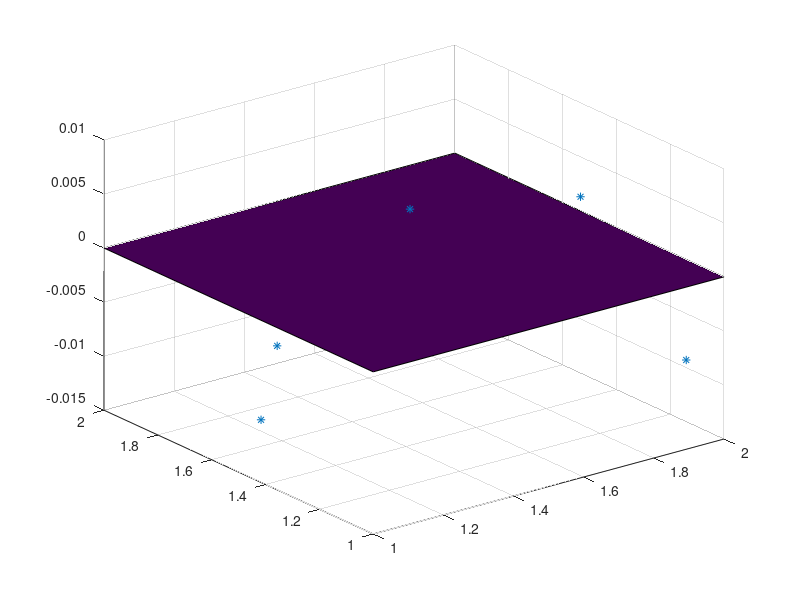
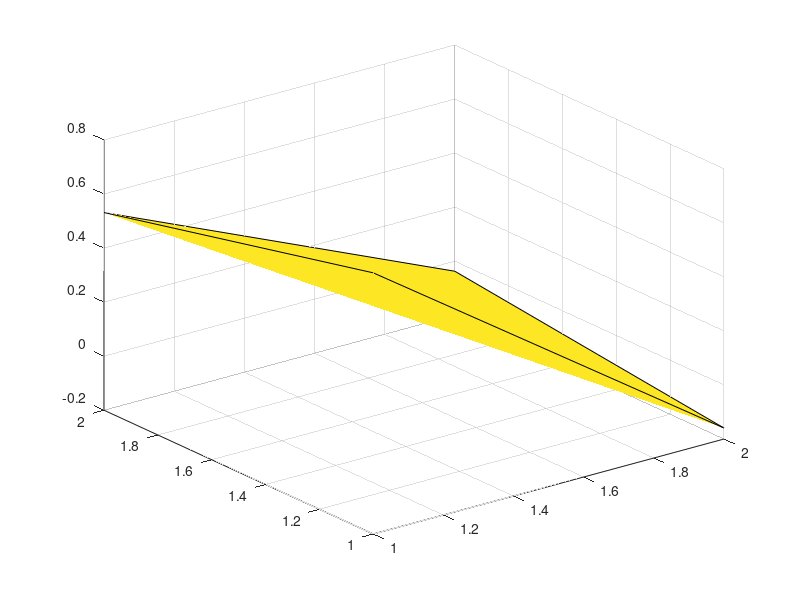
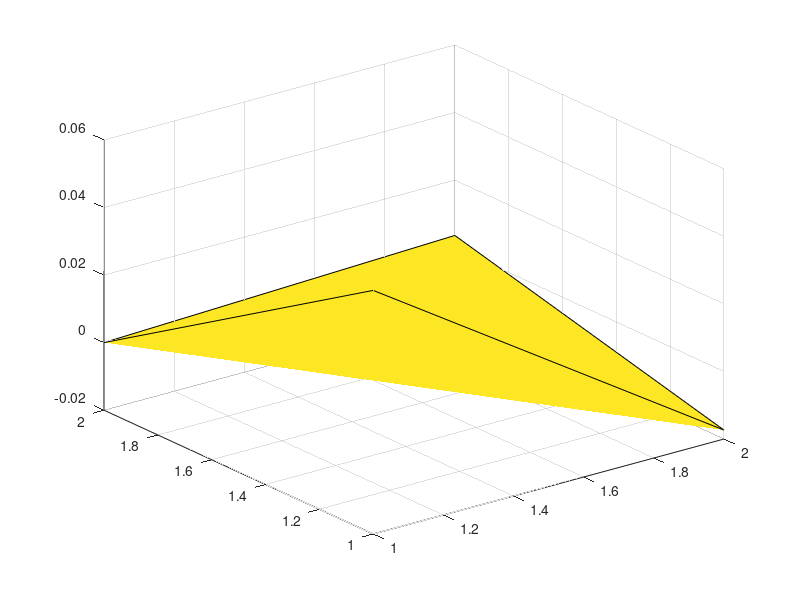

Reproduce these figures in MATLAB, in order.

# Inicio
clear -all
clock

# Variaveis principais
n = 2
p = 5
randomSupim = 0.5
randomObs = 0.01
raio = 15;
totalExperimentos = 50;

# Matriz Verdade
x=linspace(0,2*pi,n);
y=linspace(0,2*pi,n);
for ind = 1:n
  for ind2 = 1:n
    xt(ind, ind2) = sin(x(ind))*sin(y(ind2)); 
  endfor
endfor

# Construcao Matriz Verdade (xt)
indLinear = 1;
for ind = 1:n
  for ind2 = 1:n
    xt_linear(indLinear) = xt(ind, ind2);
    indLinear = indLinear + 1;
  endfor
endfor

# Construcao Matriz Background (xb)
indLinear = 1;
for ind = 1:n
  for ind2 = 1:n
    xb(ind, ind2) = normrnd (xt(ind,ind2), randomSupim);
    xb_linear(indLinear) = xb(ind, ind2);
    indLinear = indLinear + 1;
  endfor
endfor
xb_linear = xb_linear';

# Localização dos Vetores de observacao, observacao_x e observacao_y
for indObs = 1:p
  obsX(indObs) = rand(1) * n;
  if(obsX(indObs) < 1)
    obsX(indObs) = obsX(indObs) + 1;
  endif
  obsY(indObs) = rand(1) * n;
  if(obsY(indObs) < 1)
    obsY(indObs) = obsY(indObs) + 1;
  endif
endfor

#clear obsValue;
#for indObs = 1:p
#  oX = int32(obsX(indObs));
#  oY = int32(obsY(indObs));
  
#  obsValue(indObs) = normrnd (xt(oX,oY), randomObs);

  # Somente para conferencia
#  obsTrue(indObs) = xt(oX, oY);
#  obsBackGround(indObs) = xb(oX, oY);
 
  # obsLinear posicao linear da observacao 
  # utilizado no calculo de R
#  obsLinear(indObs) = ((oX-1) * n) + oY;
  #xt(oX,oY)
  #xt_linear(obsLinear(indObs))
#endfor

# Matriz H
indColuna = 1; # Pois a matriz H deve ser pX(n*n)

for indObs = 1:p
  Sum(indObs) = 0;
endfor

for indObs = 1:p
#disp('xxxxxx')
  for indX = 1:n
  #disp('x')
    for indY = 1:n
      distancia = ((obsX(indObs) - indX) ^ 2) + ((obsY(indObs) - indY) ^ 2);
      distancia = sqrt(distancia);
      #distancia
      if distancia == 0
        H(indObs, indColuna) = 1e300;      
      else
        H(indObs, indColuna) = (1/distancia)^10;
      endif  
      Sum(indObs) = Sum(indObs) + H(indObs, indColuna);
      indColuna = indColuna + 1;
      
    endfor 
  endfor
  indColuna = 1;
endfor

for indObs = 1:p
  soma = 0;
  for ind = 1:n*n
    H(indObs, ind) = H(indObs, ind) / Sum(indObs);
  endfor
endfor

disp("Tamanho matriz H");
size(H)

# Matriz B
for indErros = 1:totalExperimentos
  
  for ind = 1:n*n
    temp_xb_linear(ind) =  normrnd (xt_linear(ind), randomSupim);
  endfor
  
  for ind = 1:n*n
    diferencaEB(ind, indErros) = temp_xb_linear(ind) - xt_linear(ind);
  endfor
endfor

for ind = 1:n*n # Matriz media
  aux = 0;
  for indErros = 1:totalExperimentos
    aux = aux + diferencaEB(ind, indErros); # Neste caso varia o indice das linhas, pois é feito a media de todos os itens
  endfor
  mediaErros(ind) = aux/totalExperimentos;
endfor
mediaErros = mediaErros';

clear B;
B = 0;
for indErros = 1:totalExperimentos # Construcao Matriz B
  vetor = diferencaEB(:, indErros);
  aux = (vetor - mediaErros) * ((vetor - mediaErros)');
  B = B + aux;
endfor
B = B / totalExperimentos;

disp("\Tamanho matriz B")
size(B)

# Construcao Matriz R

# Definiçao dos valores de observaçao
truth_nas_Obs = H * xt_linear';
disp("\H")
size(H)
H
disp("\xt_linear")
size(xt_linear')
xt_linear'
for indObs = 1:p
  obsValue(indObs) = normrnd (truth_nas_Obs(indObs), randomObs);
endfor
  
  
for indErros = 1:totalExperimentos
  
  for indObs = 1:p
    temp_obs_linear(indObs) = normrnd (truth_nas_Obs(indObs), randomObs);
  endfor
 
  for indObs = 1:p
    diferencaER(indObs, indErros) = temp_obs_linear(indObs) - truth_nas_Obs(indObs);
  endfor  
endfor

diferencaER

clear mediaErros;
mediaErros = 0;
for indObs = 1:p # Media
  aux = 0;
  for indErros = 1:totalExperimentos
    aux = aux + diferencaER(indObs, indErros); # Soma todas as colunas
  endfor
  mediaErros(indObs) = aux/totalExperimentos; 
endfor
mediaErros = mediaErros';

clear R;
R = 0;
for indErros = 1:totalExperimentos
  vetor = diferencaER(:, indErros);
  aux = (vetor - mediaErros) * ((vetor - mediaErros)');
  R = R + aux;
endfor
R = R/totalExperimentos;

disp("\Tamanho matriz R")
size(R)

R

# Calculos Finais 

HBH_T = H * B * (H');
BH_T = B * (H');
Hxb = H * xb_linear;

# Blue
K = HBH_T + R;
K = BH_T * inv(K);
inovacao = K * (obsValue' - Hxb);
size(inovacao)
xa_linear = xb_linear + inovacao;

indLinear = 1;
for ind = 1:n
  for ind2 = 1:n
    xa(ind, ind2) = xa_linear(indLinear);
    indLinear = indLinear + 1;
  endfor
endfor

# Visualizações...
figure(1)
hold off
surf(xt)
hold on
plot3(obsX,obsY,obsValue,'*')

figure(2)
surf(xb)

figure(3)
surf(xa)


#### Para conferencia dos resultados finais
ind = 1;
xt_linear = xt_linear';

erroGlobal = 0;
for ind = 1:n
  for ind2 = 1:n
	  erroGlobal = erroGlobal + (xt(ind,ind2) - xb(ind,ind2) ) ^2;
  endfor
endfor
disp("\nErro background")
erroGlobal/(n*n)

erroGlobal = 0;
for ind = 1:n
  for ind2 = 1:n
	  erroGlobal = erroGlobal + (xt(ind,ind2) - xa(ind,ind2) ) ^2;
  endfor
endfor
disp("\nErro analise")
erroGlobal/(n*n)

erroGlobal = 0;
for a =1: p
	erroGlobal = erroGlobal + (truth_nas_Obs(a) - obsValue(a) ) ^2;
endfor
disp("\nerro obs")
erroGlobal/p

erroGlobal = 0;
#xa_linear = xa_linear';
xa_nas_Obs = H * xa_linear;
for a =1: p	
	erroGlobal = erroGlobal + (truth_nas_Obs(a) - xa_nas_Obs(a) ) ^2;
endfor
disp("\nerro analise nos pontos de observação")
erroGlobal/p

clock
